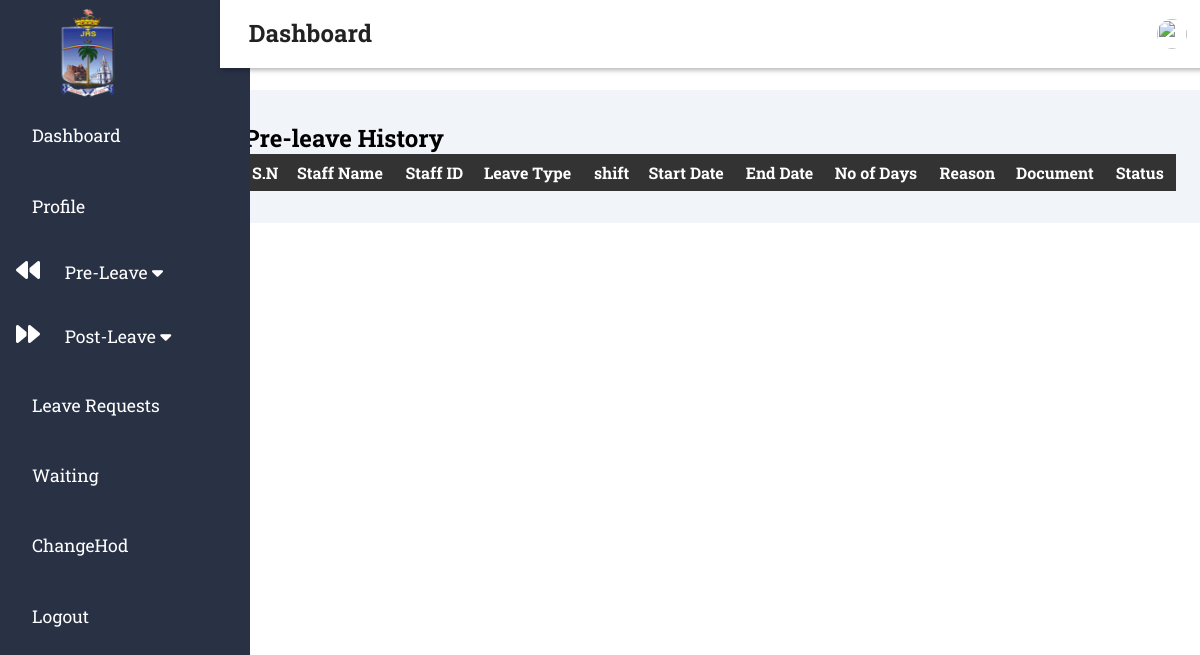
The app's page /HODs/Prehistory.php (signed in), older data.
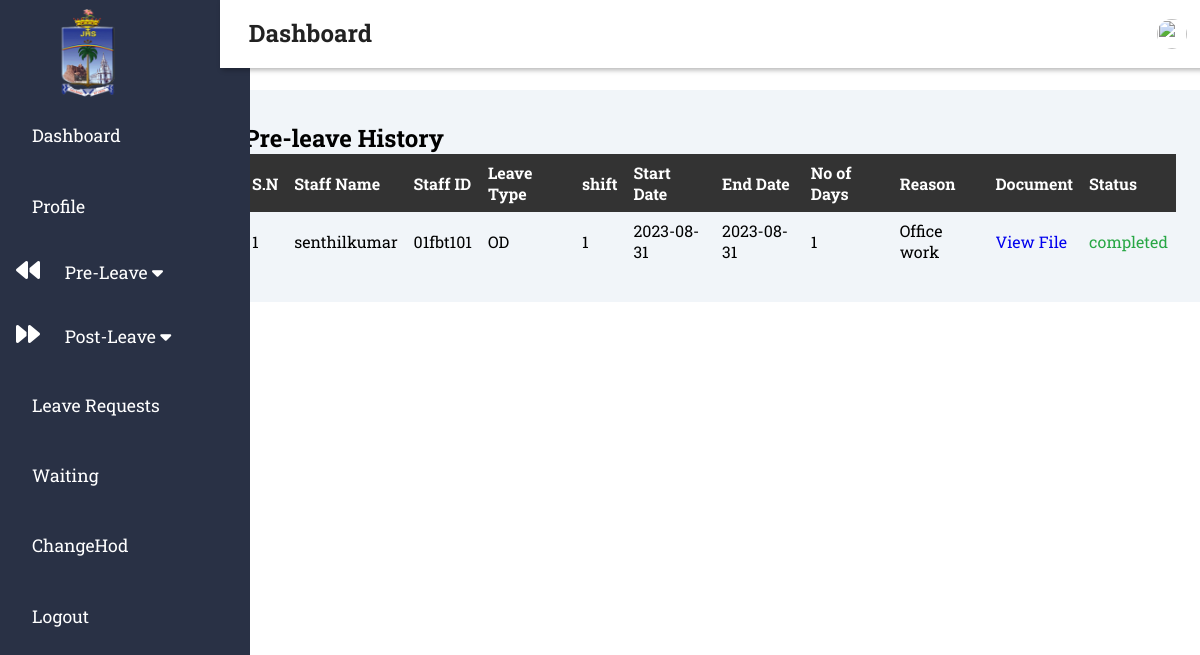
The same page, newer data.
### tables this page shows
CREATE TABLE `faculty1` (
  `application_id` int(11) NOT NULL,
  `name` varchar(30) NOT NULL,
  `id` varchar(30) NOT NULL,
  `department` varchar(30) NOT NULL,
  `LType` varchar(30) NOT NULL,
  `shift` int(1) NOT NULL,
  `start` date NOT NULL,
  `end` date NOT NULL,
  `ndays` int(30) NOT NULL,
  `reason` varchar(50) NOT NULL,
  `hod` int(10) NOT NULL DEFAULT 3,
  `H_feedback` varchar(100) NOT NULL,
  `aqict` int(10) NOT NULL DEFAULT 3,
  `IC_Feedback` varchar(100) NOT NULL,
  `principal` int(10) NOT NULL DEFAULT 3,
  `Pn_feedback` varchar(100) NOT NULL,
  `file` varchar(255) NOT NULL,
  `next_form` int(11) NOT NULL DEFAULT 3,
  `RegDate` timestamp NOT NULL DEFAULT current_timestamp(),
  `Academic_year` varchar(10) NOT NULL
);

### HODs/Prehistory.php (the view, shortened to what this page needs)
<?php
if ($_SESSION['s_id'] && $_SESSION['position'] == 'hod') {
?>
    <!DOCTYPE html>
    <html lang="en">
    <head>
        <link rel="stylesheet" type="text/css" href="history.css">
    </head>
    <body>
        <?php include "Hodsidebar.php"; ?>
        <div class="main-content">
            <?php include "header.php"; ?>
            <main>
            <h2>Pre-leave History</h2>
                <?php include("..//database/Databasedemo.php");
                $id = $_SESSION['s_id'];
                $sql = "SELECT * FROM faculty1 WHERE id='$id' and (principal=1 or aqict=0 or principal=0)";
                $result = mysqli_query($conn, $sql);
                $html = '<div class="table-responsive">';
                $html .= '<table class="table table-striped table-bordered">';
                $html .= '<thead class="thead-dark">';
                $html .= '<tr>';
                $html .= '<th>S.N</th>';
                $html .= '<th>Staff Name</th>';
                $html .= '<th>Staff ID</th>';
                $html .= '<th>Leave Type</th>';
                $html .= '<th>shift</th>';
                $html .= '<th>Start Date</th>';
                $html .= '<th>End Date</th>';
                $html .= '<th>No of Days</th>';
                $html .= '<th>Reason</th>';
                $html .= '<th>Document</th>';
                $html .= '<th>Status</th>';
                $html .= '</tr>';
                $html .= '</thead>';
                $html .= '<tbody>';
                $serialNumber = 1;
                while ($row = mysqli_fetch_assoc($result)) {
                    $html .= '<tr id="row_' . $row['application_id'] . '">';
                    $html .= '<td>' . $serialNumber . '</td>';
                    $html .= '<td>' . $row['name'] . '</td>';
                    $html .= '<td>' . $row['id'] . '</td>';
                    $html .= '<td>' . $row['LType'] . '</td>';
                    $html .= '<td>' . $row['shift'] . '</td>';
                    $html .= '<td>' . $row['start'] . '</td>';
                    $html .= '<td>' . $row['end'] . '</td>';
                    $html .= '<td>' . $row['ndays'] . '</td>';
                    $html .= '<td>' . $row['reason'] . '</td>';
                    $html .= '<td>';
                    if (!empty($row['file'])) {
                        $html .= '<a href="' . $row['file'] . '" target="_blank">View File</a>';
                    } else {
                        $html .= 'No File Available';
                    }
                    $html .= '</td>';
                    $html .= '<td>';
                    if($row['principal']==1){
                    $html .= '<p class="completed">completed</p>';
                    }elseif ($row['aqict']==0) {
                        $html .= '<p class="rejected" >Rejected by IQAC</p>';
                    }elseif ($row['principal']==0) {
                        $html .= '<p class="rejected" >Rejected by Principal</p>';
                    }else{
                        $html .= '<p>Rejected</p>';
                    }
                    $html .= '</td>';
                    $html .= '</tr>';
                    $serialNumber++;
                }
                $html .= '</tbody>';
                $html .= '</table>';
                $html .= '</div>';
                echo $html;
                ?>
            </main>
        </div>
    </body>
    </html>
<?php
} else {
    header("location:../Login/home.php");
}
?>

Row changes from the older to the newer data that the page shows:
added faculty1: name "senthilkumar", id "01fbt101", LType "OD", shift "1", start "2023-08-31", end "2023-08-31", ndays "1", reason "Office work", principal "completed"
